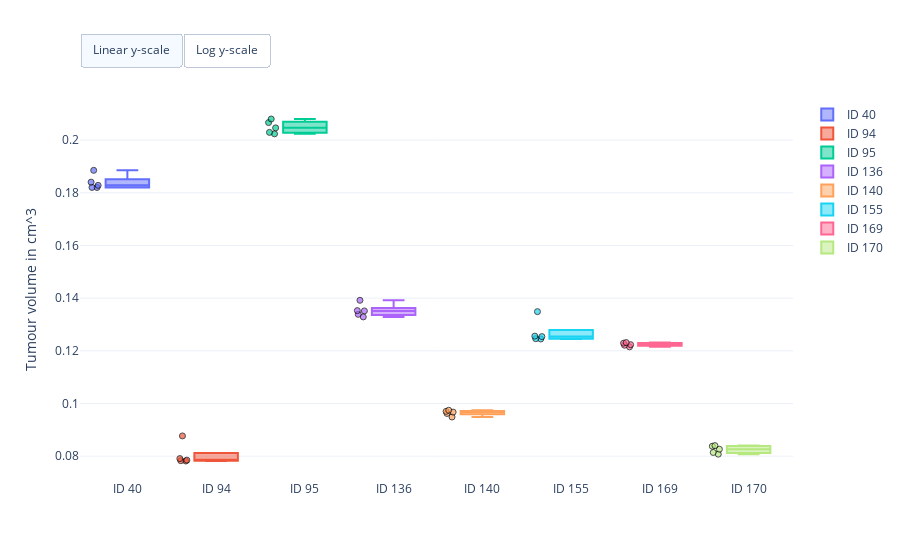

Write notebook code for a chart like this one.
### Code cell
# Create figure
fig = erlo.plots.ParameterEstimatePlot()
fig.add_data(estimates)
fig.show()

### Figure 1 — Plotly figure (JSON) as saved in the notebook; plotly's stock layout.template omitted (floating-point values rounded to 4 significant figures)
{"data": [{"boxpoints": "all", "hovertemplate": "Estimate: %{y:.2f}<br>%{text}", "jitter": 0.2, "line": {"color": "#636EFA"}, "marker": {"color": "#636EFA", "line": {"color": "black", "width": 1}, "opacity": 0.7, "symbol": "circle"}, "name": "ID 40", "pointpos": -1.5, "text": ["Run: 0 <br>Log-posterior score: -169.10", "Run: 1 <br>Log-posterior score: -168.84", "Run: 2 <br>Log-posterior score: -169.04", "Run: 3 <br>Log-posterior score: -168.95", "Run: 4 <br>Log-posterior score: -166.04"], "type": "box", "visible": true, "y": [0.1885, 0.1821, 0.1841, 0.1828, 0.182]}, {"boxpoints": "all", "hovertemplate": "Estimate: %{y:.2f}<br>%{text}", "jitter": 0.2, "line": {"color": "#EF553B"}, "marker": {"color": "#EF553B", "line": {"color": "black", "width": 1}, "opacity": 0.7, "symbol": "circle"}, "name": "ID 94", "pointpos": -1.5, "text": ["Run: 0 <br>Log-posterior score: -169.10", "Run: 1 <br>Log-posterior score: -168.84", "Run: 2 <br>Log-posterior score: -169.04", "Run: 3 <br>Log-posterior score: -168.95", "Run: 4 <br>Log-posterior score: -166.04"], "type": "box", "visible": true, "y": [0.07817, 0.07908, 0.07829, 0.0785, 0.08769]}, {"boxpoints": "all", "hovertemplate": "Estimate: %{y:.2f}<br>%{text}", "jitter": 0.2, "line": {"color": "#00CC96"}, "marker": {"color": "#00CC96", "line": {"color": "black", "width": 1}, "opacity": 0.7, "symbol": "circle"}, "name": "ID 95", "pointpos": -1.5, "text": ["Run: 0 <br>Log-posterior score: -169.10", "Run: 1 <br>Log-posterior score: -168.84", "Run: 2 <br>Log-posterior score: -169.04", "Run: 3 <br>Log-posterior score: -168.95", "Run: 4 <br>Log-posterior score: -166.04"], "type": "box", "visible": true, "y": [0.2024, 0.2047, 0.203, 0.2067, 0.208]}, {"boxpoints": "all", "hovertemplate": "Estimate: %{y:.2f}<br>%{text}", "jitter": 0.2, "line": {"color": "#AB63FA"}, "marker": {"color": "#AB63FA", "line": {"color": "black", "width": 1}, "opacity": 0.7, "symbol": "circle"}, "name": "ID 136", "pointpos": -1.5, "text": ["Run: 0 <br>Log-posterior score: -169.10", "Run: 1 <br>Log-posterior score: -168.84", "Run: 2 <br>Log-posterior score: -169.04", "Run: 3 <br>Log-posterior score: -168.95", "Run: 4 <br>Log-posterior score: -166.04"], "type": "box", "visible": true, "y": [0.1353, 0.1339, 0.1352, 0.1329, 0.1392]}, {"boxpoints": "all", "hovertemplate": "Estimate: %{y:.2f}<br>%{text}", "jitter": 0.2, "line": {"color": "#FFA15A"}, "marker": {"color": "#FFA15A", "line": {"color": "black", "width": 1}, "opacity": 0.7, "symbol": "circle"}, "name": "ID 140", "pointpos": -1.5, "text": ["Run: 0 <br>Log-posterior score: -169.10", "Run: 1 <br>Log-posterior score: -168.84", "Run: 2 <br>Log-posterior score: -169.04", "Run: 3 <br>Log-posterior score: -168.95", "Run: 4 <br>Log-posterior score: -166.04"], "type": "box", "visible": true, "y": [0.09673, 0.09487, 0.09623, 0.09744, 0.097]}, {"boxpoints": "all", "hovertemplate": "Estimate: %{y:.2f}<br>%{text}", "jitter": 0.2, "line": {"color": "#19D3F3"}, "marker": {"color": "#19D3F3", "line": {"color": "black", "width": 1}, "opacity": 0.7, "symbol": "circle"}, "name": "ID 155", "pointpos": -1.5, "text": ["Run: 0 <br>Log-posterior score: -169.10", "Run: 1 <br>Log-posterior score: -168.84", "Run: 2 <br>Log-posterior score: -169.04", "Run: 3 <br>Log-posterior score: -168.95", "Run: 4 <br>Log-posterior score: -166.04"], "type": "box", "visible": true, "y": [0.1246, 0.1245, 0.1254, 0.1256, 0.1349]}, {"boxpoints": "all", "hovertemplate": "Estimate: %{y:.2f}<br>%{text}", "jitter": 0.2, "line": {"color": "#FF6692"}, "marker": {"color": "#FF6692", "line": {"color": "black", "width": 1}, "opacity": 0.7, "symbol": "circle"}, "name": "ID 169", "pointpos": -1.5, "text": ["Run: 0 <br>Log-posterior score: -169.10", "Run: 1 <br>Log-posterior score: -168.84", "Run: 2 <br>Log-posterior score: -169.04", "Run: 3 <br>Log-posterior score: -168.95", "Run: 4 <br>Log-posterior score: -166.04"], "type": "box", "visible": true, "y": [0.1229, 0.1231, 0.1215, 0.1223, 0.1221]}, {"boxpoints": "all", "hovertemplate": "Estimate: %{y:.2f}<br>%{text}", "jitter": 0.2, "line": {"color": "#B6E880"}, "marker": {"color": "#B6E880", "line": {"color": "black", "width": 1}, "opacity": 0.7, "symbol": "circle"}, "name": "ID 170", "pointpos": -1.5, "text": ["Run: 0 <br>Log-posterior score: -169.10", "Run: 1 <br>Log-posterior score: -168.84", "Run: 2 <br>Log-posterior score: -169.04", "Run: 3 <br>Log-posterior score: -168.95", "Run: 4 <br>Log-posterior score: -166.04"], "type": "box", "visible": true, "y": [0.08264, 0.08401, 0.08141, 0.08076, 0.08378]}], "layout": {"autosize": true, "updatemenus": [{"buttons": [{"args": [{"yaxis.type": "linear"}], "label": "Linear y-scale", "method": "relayout"}, {"args": [{"yaxis.type": "log"}], "label": "Log y-scale", "method": "relayout"}], "direction": "left", "pad": {"r": 0, "t": -10}, "showactive": true, "type": "buttons", "x": 0, "xanchor": "left", "y": 1.15, "yanchor": "top"}], "yaxis": {"title": {"text": "Tumour volume in cm^3"}}}}
